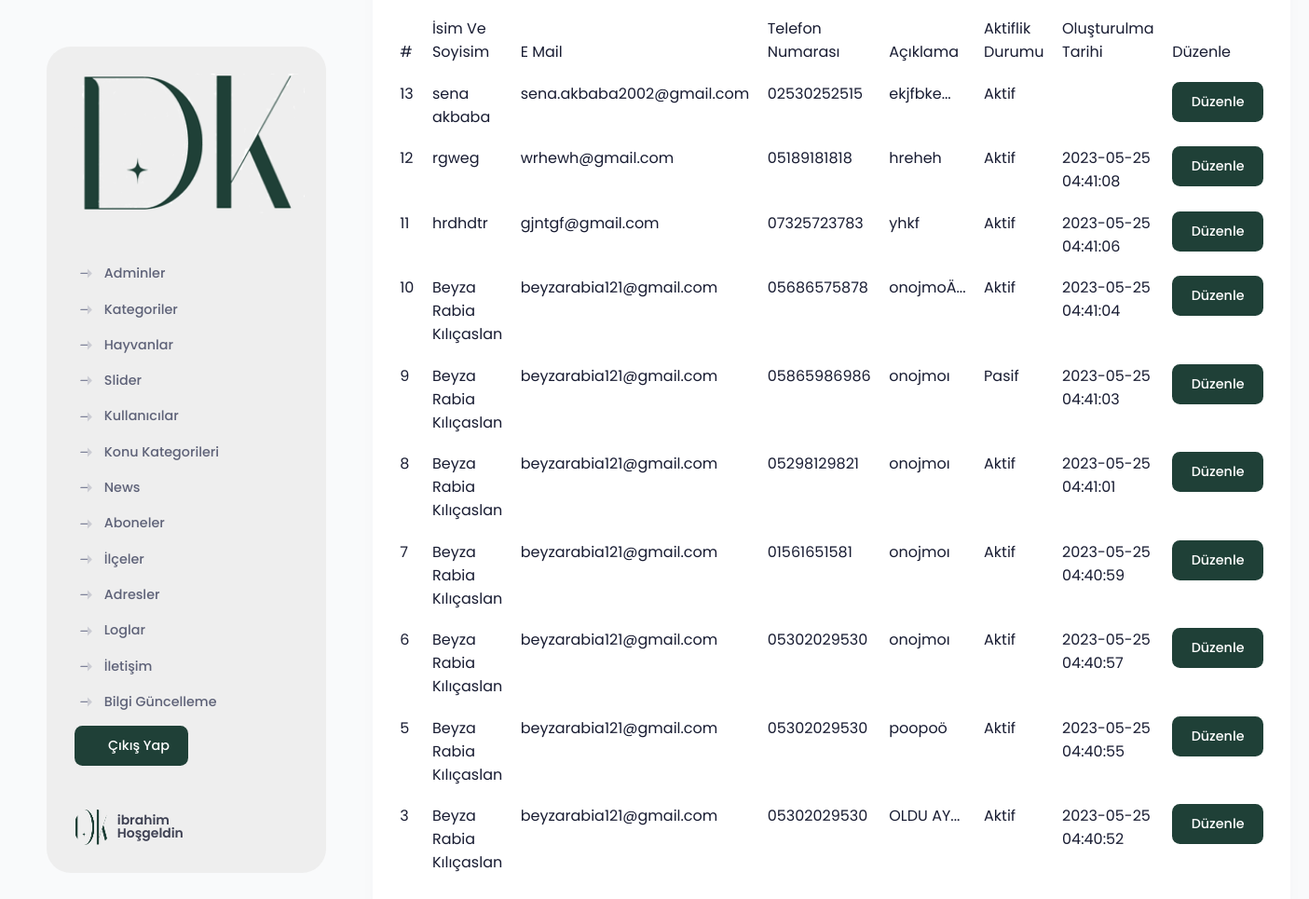
The app's page /DK/adminPanel/contact.php (signed in) with its own data.
### tables this page shows
CREATE TABLE `contact` (
  `id` int(11) NOT NULL AUTO_INCREMENT,
  `fullname` varchar(255) DEFAULT NULL,
  `email` varchar(255) DEFAULT NULL,
  `phonenumber` varchar(30) DEFAULT NULL,
  `comment` text,
  `isActive` int(11) DEFAULT NULL,
  `createdDate` datetime DEFAULT NULL,
  PRIMARY KEY (`id`)
);

### DK/adminPanel/contact.php (the view, shortened to what this page needs)
<?php include 'header2.php'; ?>
<div class="row justify-content-center" style="margin-top: 750px;">
  <div class="col-lg-30">
    <div class="card">
      <div class="card-body">
        <table class="table">
          <thead>
            <tr>
              <th>#</th>
              <th>İsim Ve Soyisim</th>
              <th>E Mail</th>
              <th>Telefon Numarası</th>
              <th>Açıklama</th>
              <th>Aktiflik Durumu</th>
              <th>Oluşturulma Tarihi</th>
              <th>Düzenle</th>
            </tr>
          </thead>
          <tbody>
            <?php
            $statement = $db->prepare('SELECT * FROM contact ORDER BY id DESC');
            $statement->execute();
            while ($row = $statement->fetch(PDO::FETCH_ASSOC)) {
              $fullname = $row['fullname'];
              $email = $row['email'];
              $phonenumber = $row['phonenumber'];
              $comment = $row['comment'];
              $createdDate = $row['createdDate'];
              $isActive = $row['isActive'];
              $id = $row['id'];
              if (strlen($comment) > 10) {
                $comment = substr($comment, 0, 7) . '...';
              }
              echo "<tr>";
              echo "<td>$id</td>";
              echo "<td>$fullname</td>";
              echo "<td>$email</td>";
              echo "<td>$phonenumber</td>";
              echo "<td>$comment</td>";
              echo "<td>".($isActive != 0 ? "Aktif" : "Pasif")."</td>";
              echo "<td>$createdDate</td>";
              echo "<td><button class='btn btn-primary' onclick='openCategoryModalEdit($id)'>Düzenle</button></td>";
              echo "</tr>";
            }
            ?>
          </tbody>
        </table>
      </div>
    </div>
  </div>
</div>
          </div>

### records on screen
contact: id "13", fullname "sena akbaba", email "sena.akbaba2002@gmail.com", phonenumber "02530252515", comment "ekjfbke...", isActive "Aktif"
contact: id "12", fullname "rgweg", email "wrhewh@gmail.com", phonenumber "05189181818", comment "hreheh", isActive "Aktif", createdDate "2023-05-25 04:41:08"
contact: id "11", fullname "hrdhdtr", email "gjntgf@gmail.com", phonenumber "07325723783", comment "yhkf", isActive "Aktif", createdDate "2023-05-25 04:41:06"
contact: id "10", fullname "Beyza Rabia Kılıçaslan", email "beyzarabia121@gmail.com", phonenumber "05686575878", comment "onojmoÄ...", isActive "Aktif", createdDate "2023-05-25 04:41:04"
contact: id "9", fullname "Beyza Rabia Kılıçaslan", email "beyzarabia121@gmail.com", phonenumber "05865986986", comment "onojmoı", isActive "Pasif", createdDate "2023-05-25 04:41:03"
contact: id "8", fullname "Beyza Rabia Kılıçaslan", email "beyzarabia121@gmail.com", phonenumber "05298129821", comment "onojmoı", isActive "Aktif", createdDate "2023-05-25 04:41:01"
contact: id "7", fullname "Beyza Rabia Kılıçaslan", email "beyzarabia121@gmail.com", phonenumber "01561651581", comment "onojmoı", isActive "Aktif", createdDate "2023-05-25 04:40:59"
contact: id "6", fullname "Beyza Rabia Kılıçaslan", email "beyzarabia121@gmail.com", phonenumber "05302029530", comment "onojmoı", isActive "Aktif", createdDate "2023-05-25 04:40:57"
contact: id "5", fullname "Beyza Rabia Kılıçaslan", email "beyzarabia121@gmail.com", phonenumber "05302029530", comment "poopoö", isActive "Aktif", createdDate "2023-05-25 04:40:55"
contact: id "3", fullname "Beyza Rabia Kılıçaslan", email "beyzarabia121@gmail.com", phonenumber "05302029530", comment "OLDU AY...", isActive "Aktif", createdDate "2023-05-25 04:40:52"

### other values on screen
$_SESSION['username'] "ibrahim"
